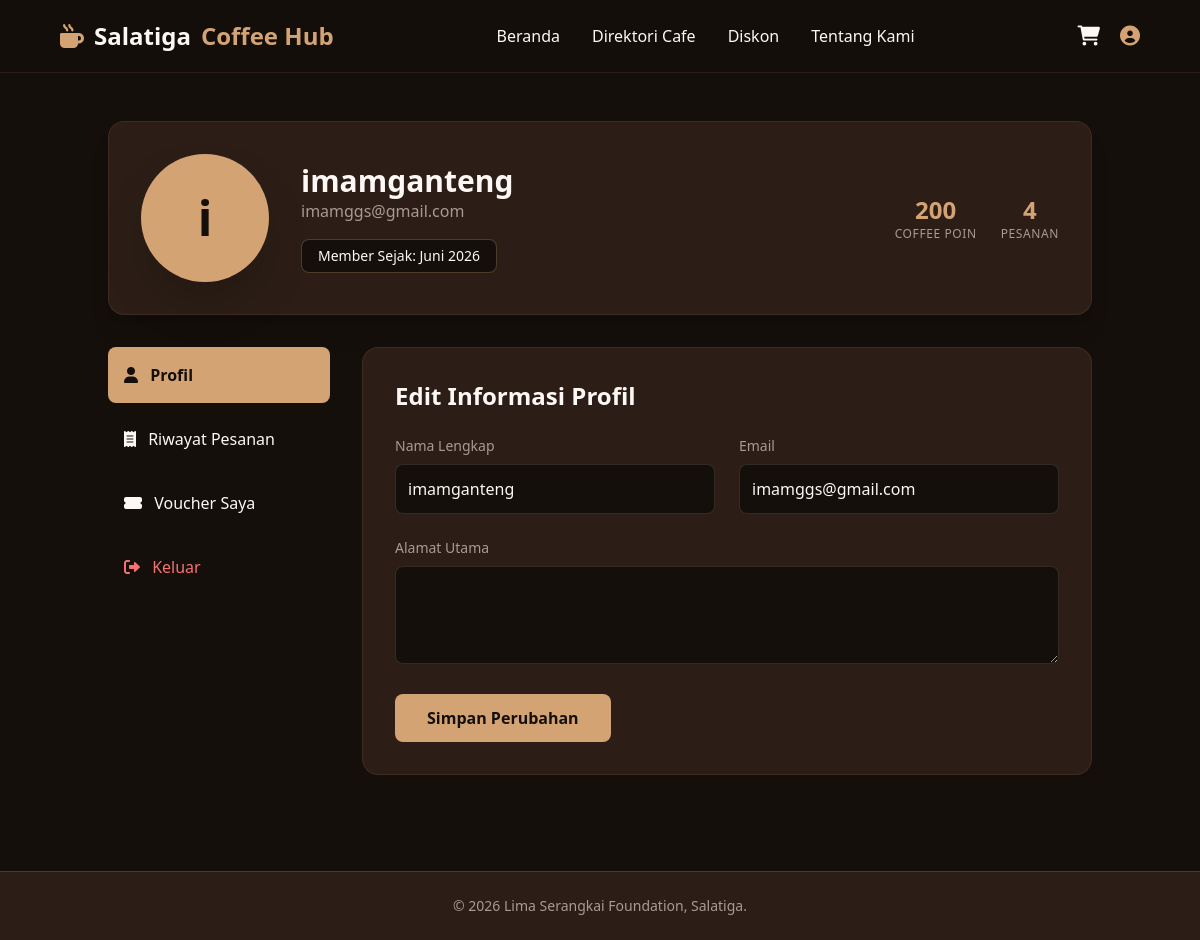
Page /profil.php (signed in) on the committed database.
### tables this page shows
CREATE TABLE `users` (
  `id` int(11) NOT NULL AUTO_INCREMENT,
  `nama` varchar(100) DEFAULT NULL,
  `email` varchar(100) DEFAULT NULL,
  `password` varchar(255) DEFAULT NULL,
  `role` varchar(10) DEFAULT 'user',
  `cafe_id` int(11) DEFAULT NULL,
  `poin` int(11) DEFAULT 0,
  `pesanan_selesai` int(11) DEFAULT 0,
  `member_sejak` varchar(50) DEFAULT 'Juni 2026',
  `alamat` text DEFAULT NULL,
  PRIMARY KEY (`id`),
  UNIQUE KEY `email` (`email`)
);

### profil.php (the view, shortened to what this page needs)
<?php
include 'koneksi.php';
$id = $_SESSION['user_id'];
$query = mysqli_query($conn, "SELECT * FROM users WHERE id = '$id'");
$user = mysqli_fetch_assoc($query);
$user['poin'] = $user['poin'] ?? 0;
$user['pesanan_selesai'] = $user['pesanan_selesai'] ?? 0;
$user['member_sejak'] = $user['member_sejak'] ?? 'Juni 2026';
$user['alamat'] = $user['alamat'] ?? '';
?>
<!DOCTYPE html>
<html lang="id">
<head>
    <script src="https://cdn.tailwindcss.com"></script>
    <link href="https://cdnjs.cloudflare.com/ajax/libs/font-awesome/6.0.0/css/all.min.css" rel="stylesheet">
</head>
<body class="bg-bg60 text-textLight min-h-screen flex flex-col">
    <header class="sticky top-0 z-50 flex justify-between items-center px-[5%] py-5 bg-bg60/95 backdrop-blur-sm border-b border-bg30">
        <div class="text-2xl font-bold text-textLight flex items-center gap-2.5">
            <i class="fas fa-mug-hot text-accent10"></i> Salatiga <span class="text-accent10">Coffee Hub</span>
        </div>
        <nav class="hidden md:block">
            <ul class="flex list-none gap-8">
                <li><a href="home.php" class="text-textLight hover:text-accent10 transition-colors">Beranda</a></li>
                <li><a href="direktori_cafe.php" class="text-textLight hover:text-accent10 transition-colors">Direktori Cafe</a></li>
                <li><a href="diskon.php" class="text-textLight hover:text-accent10 transition-colors">Diskon</a></li>
                <li><a href="tentang_kami.php" class="text-textLight hover:text-accent10 transition-colors">Tentang Kami</a></li>
            </ul>
        </nav>
        <div class="flex items-center gap-5 text-xl">
            <a href="keranjang.php" class="relative group flex items-center"><i class="fas fa-shopping-cart"></i></a>
            <a href="profil.php" class="text-accent10 flex items-center"><i class="fas fa-user-circle"></i></a>
        </div>
    </header>
    <main class="max-w-5xl mx-auto px-5 py-12 w-full flex-1">
        <div class="bg-bg30 rounded-2xl p-8 mb-8 flex flex-col md:flex-row items-center gap-8 shadow-xl border border-accent10/10">
            <div class="w-32 h-32 bg-accent10 rounded-full flex items-center justify-center text-bg60 text-5xl font-bold shadow-2xl">
                <?= substr($user['nama'], 0, 1) ?>
            </div>
            <div class="text-center md:text-left flex-1">
                <h1 class="text-3xl font-bold"><?= htmlspecialchars($user['nama']) ?></h1>
                <p class="text-textMuted mb-4"><?= htmlspecialchars($user['email']) ?></p>
                <div class="flex gap-4 justify-center md:justify-start">
                    <span class="bg-bg60 px-4 py-1.5 rounded-lg border border-accent10/30 text-sm">Member Sejak: <?= $user['member_sejak'] ?></span>
                </div>
            </div>
            <div class="flex gap-6 text-center">
                <div>
                    <div class="text-2xl font-bold text-accent10"><?= $user['poin'] ?></div>
                    <div class="text-xs text-textMuted uppercase tracking-wider">Coffee Poin</div>
                </div>
                <div>
                    <div class="text-2xl font-bold text-accent10"><?= $user['pesanan_selesai'] ?></div>
                    <div class="text-xs text-textMuted uppercase tracking-wider">Pesanan</div>
                </div>
            </div>
        </div>
        <div class="grid grid-cols-1 md:grid-cols-4 gap-8">
            <div class="md:col-span-1 space-y-2">
            <a href="profil.php" class="w-full text-left p-4 bg-accent10 text-bg60 font-bold rounded-lg block">
                <i class="fas fa-user mr-2"></i> Profil
            </a>
            <a href="riwayat_pesanan.php" class="w-full text-left p-4 hover:bg-bg30 rounded-lg transition-colors block">
                <i class="fas fa-receipt mr-2"></i> Riwayat Pesanan
            </a>
            <a href="voucher_saya.php" class="w-full text-left p-4 hover:bg-bg30 rounded-lg transition-colors block">
                <i class="fas fa-ticket-alt mr-2"></i> Voucher Saya
            </a>
            <a href="logout.php" class="w-full text-left p-4 hover:bg-bg30 rounded-lg transition-colors text-red-400 block">
                <i class="fas fa-sign-out-alt mr-2"></i> Keluar
            </a>
        </div>
            <div class="md:col-span-3 bg-bg30 p-8 rounded-2xl border border-accent10/10">
                <h2 class="text-2xl font-bold mb-6">Edit Informasi Profil</h2>
                <form action="profil.php" method="POST" class="space-y-6">
                    <div class="grid grid-cols-1 md:grid-cols-2 gap-6">
                        <div>
                            <label class="block text-sm text-textMuted mb-2">Nama Lengkap</label>
                            <input type="text" name="nama" value="<?= htmlspecialchars($user['nama']) ?>" required class="w-full bg-bg60 p-3 rounded-lg border border-textMuted/20 focus:border-accent10 outline-none">
                        </div>
                        <div>
                            <label class="block text-sm text-textMuted mb-2">Email</label>
                            <input type="email" name="email" value="<?= htmlspecialchars($user['email']) ?>" required class="w-full bg-bg60 p-3 rounded-lg border border-textMuted/20 focus:border-accent10 outline-none">
                        </div>
                    </div>
                    <div>
                        <label class="block text-sm text-textMuted mb-2">Alamat Utama</label>
                        <textarea name="alamat" class="w-full bg-bg60 p-3 rounded-lg border border-textMuted/20 focus:border-accent10 outline-none" rows="3"><?= htmlspecialchars($user['alamat']) ?></textarea>
                    </div>
                    <button type="submit" name="update_profil" class="px-8 py-3 bg-accent10 text-bg60 font-bold rounded-lg hover:bg-[#c09161] transition-all">Simpan Perubahan</button>
                </form>
            </div>
        </div>
    </main>
    <footer class="bg-bg30 text-textLight px-[5%] py-6 mt-12 text-center text-sm text-textMuted border-t border-accent10/20">
        &copy; 2026 Lima Serangkai Foundation, Salatiga.
    </footer>
</body>
</html>

### rows in the picture
users: nama "i", nama "imamganteng", email "imamggs@gmail.com", member_sejak "Juni 2026", poin "200", pesanan_selesai "4"
